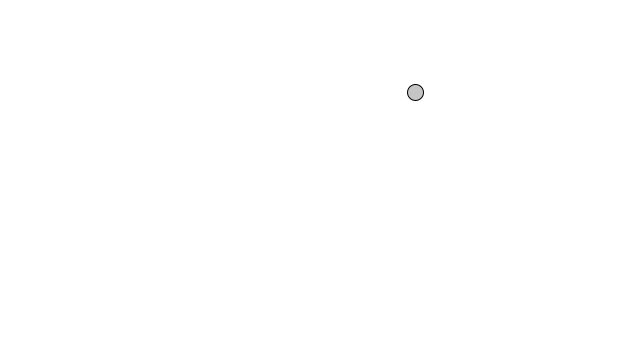
Frame 1 (no input)
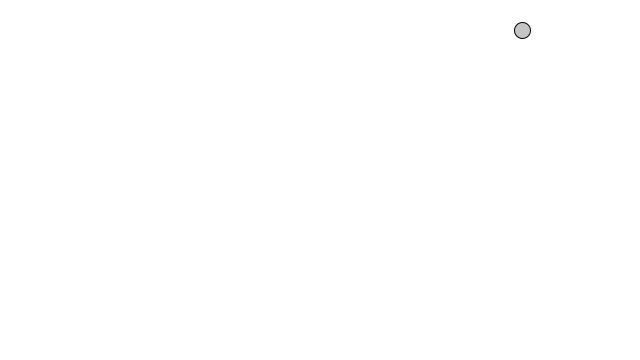
Frame 60 (the mouse pressed at the canvas centre just before this capture)
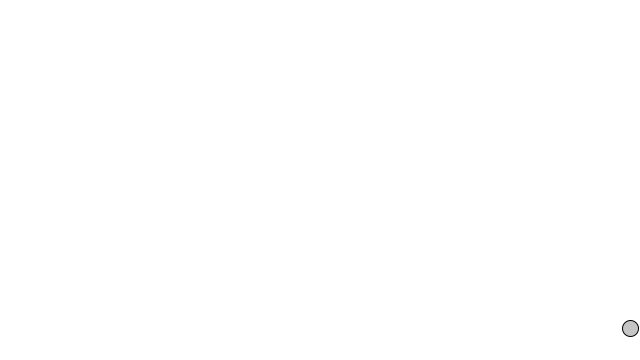
Frame 120 (the mouse held since frame 60 and released just before this capture)

The Processing sketch that drew these frames (run headless with seeded random() and noise(); from frame 60 on, the mouse is pressed at the canvas centre):

// Processing sketch: N01_mover
// ── N01_mover.pde
Mover mover;

void setup() {
  size(640,360);
  smooth();
  stroke(0);
  fill(197);
  mover = new Mover();
}

void draw() {
  background(255);

  mover.update();
  mover.checkEdges();
  mover.display();
}

class Mover {

  PVector location;
  PVector velocity;

  Mover() {
    location = new PVector(random(width),random(height));
    velocity = new PVector(random(-2,2),random(-2,2));
  }

  void update() {
    location.add(velocity);
  }

  void display() {
    ellipse(location.x,location.y,16,16);
  }

  void checkEdges() {
    if (location.x > width) {
      location.x = 0;
    } else if (location.x < 0) {
      location.x = width;
    }

    if (location.y > height) {
      location.y = 0;
    } else if (location.y < 0) {
      location.y = height;
    }
  }
}
